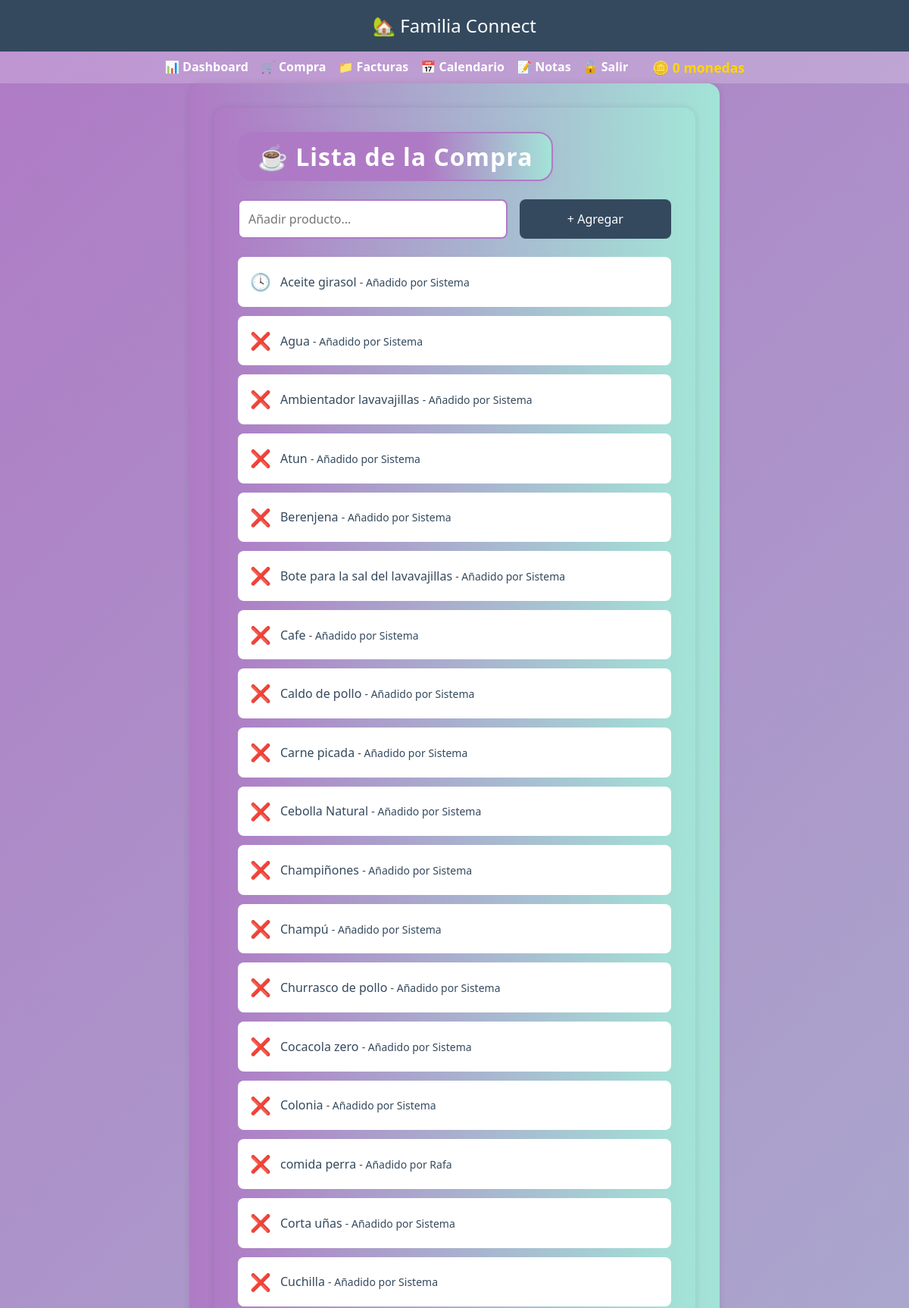
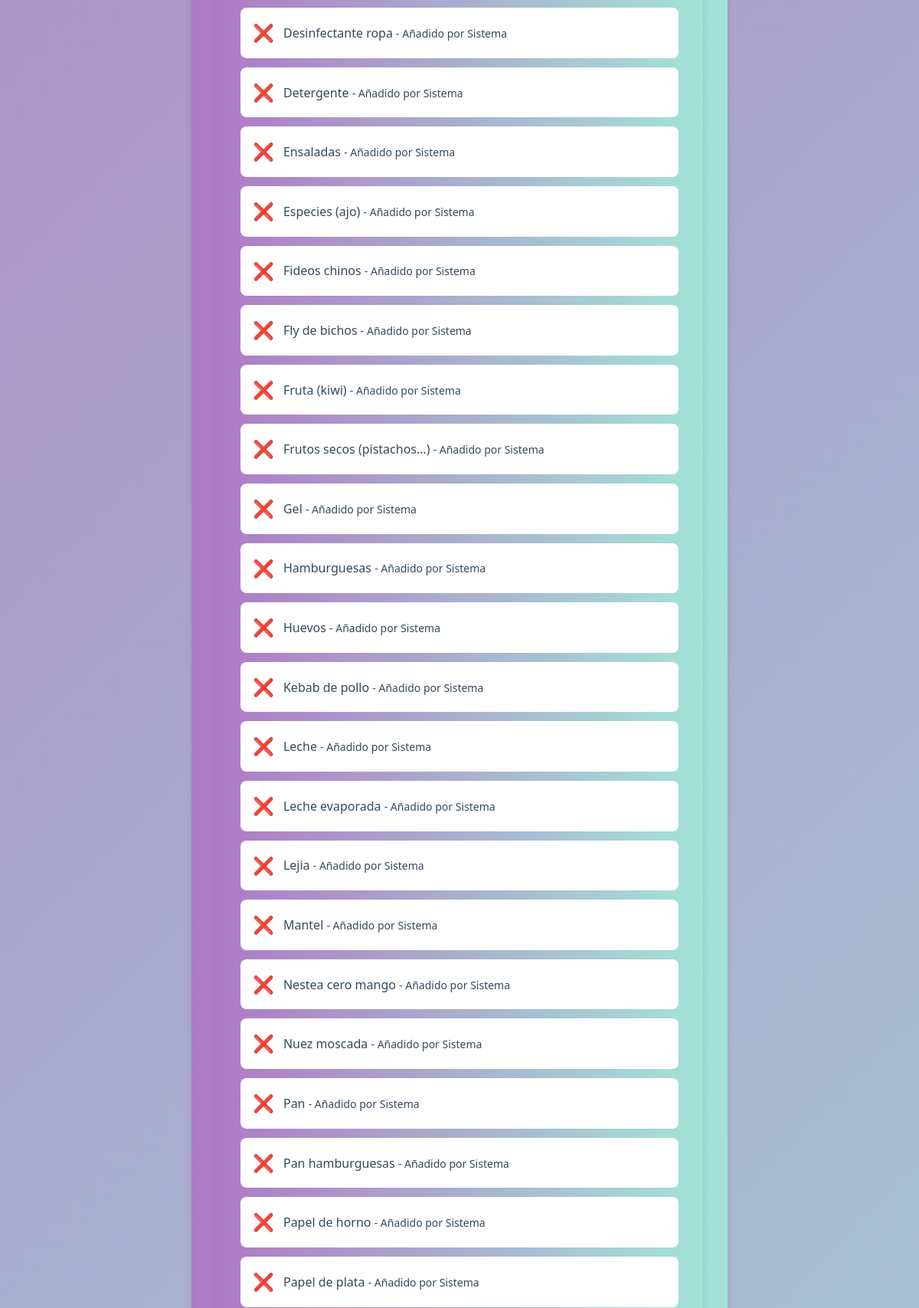
/lista-compra (signed in, upper part), run on the app's committed database (2 pictures, top to bottom).
### models.py (models this page shows, shortened)
class ShoppingItem(db.Model):
    id = db.Column(db.Integer, primary_key=True)
    name = db.Column(db.String(255), nullable=False)
    added_by = db.Column(db.String(100))
    status = db.Column(db.String(20), default='faltante')  # 'faltante', 'pronto', 'comprado'
    timestamp = db.Column(db.DateTime, default=datetime.utcnow)

### app.py (the view)
@app.route("/lista-compra", methods=['GET', 'POST'])
@login_required
def lista_compra():
    if request.method == 'POST':
        item_name = request.form.get('item')
        if item_name:
            nuevo_item = ShoppingItem(name=item_name, added_by=current_user.username)
            db.session.add(nuevo_item)
            db.session.commit()
    items = ShoppingItem.query.all()
    status_order = {'pronto': 0, 'faltante': 1, 'comprado': 2}
    items.sort(key=lambda item: (status_order.get(item.status, 3), item.name.lower()))
    return render_template("lista_compra.html", items=items, user=current_user)

### app.py (called while the page is built)
@login_manager.user_loader
def load_user(user_id):
    return User.query.get(int(user_id))

@app.context_processor
def inject_monedas_usuario():
    if current_user.is_authenticated:
        return dict(monedas_usuario=current_user.coins or 0)
    return dict(monedas_usuario=0)

### templates/lista_compra.html (shortened to what this page needs)
{% extends "base.html" %}
{% block content %}
<div class="container">
  <h2 class="titulo">☕ Lista de la Compra</h2>
  <form action="{{ url_for('add_item') }}" method="POST" class="formulario">
    <input type="text" name="name" placeholder="Añadir producto..." required>
    <button type="submit">+ Agregar</button>
  </form>
  <ul class="lista">
    {% for item in items %}
    <li class="item">
      <span id="estado-{{ item.id }}" class="estado estado-{{ item.status }}" onclick='toggleEstado({{ item.id }})'>
        {% if item.status == 'comprado' %}✅
        {% elif item.status == 'pronto' %}🕓
        {% else %}❌
        {% endif %}
      </span>
      <div class="item-text">
        {{ item.name }} <small>- Añadido por {{ item.added_by }}</small>
      </div>
    </li>
    {% endfor %}
  </ul>
</div>
{% endblock %}

### templates/base.html (style rules this page uses)
* { box-sizing: border-box; }
body { font-family: 'Segoe UI', sans-serif; margin: 0; padding: 0; background: linear-gradient(135deg, #af7ac5, #a3e4d7); color: #34495e; font-size: 16px; }
.container { max-width: 100%; padding: 1rem; margin: 0 auto; }
h2, .titulo { background: linear-gradient(90deg, #af7ac5 60%, #a3e4d7 100%); color: white !important; padding: 0.7rem 1.5rem; border-radius: 1.2rem; box-shadow: 0 2px 12px rgba(175,122,197,0.10); margin-bottom: 1.5rem; font-size: 2rem; text-align: center; letter-spacing: 1px; font-weight: 700; border: 2px solid #af7ac5; display: inline-block; }
@media (min-width: 768px) { .container { max-width: 800px; padding: 2rem; } }
@media (min-width: 768px) { h2 { font-size: 2rem; } }

### templates/lista_compra.html (style rules this page uses)
body { margin: 0; padding: 0; box-sizing: border-box; }
.container { background: linear-gradient(to right, #af7ac5, #a3e4d7); padding: 2rem; border-radius: 1rem; color: #34495e; font-family: 'Segoe UI', sans-serif; max-width: 700px; margin: auto; box-shadow: 0 0 10px rgba(0,0,0,0.1); }
.titulo { text-align: center; font-size: 2rem; margin-bottom: 1.5rem; }
.formulario { display: flex; flex-wrap: wrap; gap: 1rem; margin-bottom: 1.5rem; }
.formulario input { flex: 1 1 auto; min-width: 60%; padding: 0.75rem; font-size: 1rem; border: 2px solid #af7ac5; border-radius: 0.5rem; }
.formulario button { flex: 1 1 auto; min-width: 35%; background: #34495e; color: white; font-size: 1rem; border: none; padding: 0.75rem; border-radius: 0.5rem; cursor: pointer; }
.lista { list-style: none; padding: 0; margin: 0; }
.item { background: white; padding: 1rem; margin-bottom: 0.75rem; border-radius: 0.5rem; display: flex; align-items: center; gap: 0.75rem; transition: background 0.3s; }
.estado { cursor: pointer; font-size: 1.4rem; transition: transform 0.2s; }
.estado-pronto { color: orange; }
.estado-faltante { color: red; }
.item-text { flex: 1; font-size: 1rem; word-break: break-word; }

### data on the page
ShoppingItem: name "Aceite girasol", added_by "Sistema"
ShoppingItem: name "Agua", added_by "Sistema"
ShoppingItem: name "Ambientador lavavajillas", added_by "Sistema"
ShoppingItem: name "Atun", added_by "Sistema"
ShoppingItem: name "Berenjena", added_by "Sistema"
ShoppingItem: name "Bote para la sal del lavavajillas", added_by "Sistema"
ShoppingItem: name "Cafe", added_by "Sistema"
ShoppingItem: name "Caldo de pollo", added_by "Sistema"
ShoppingItem: name "Carne picada", added_by "Sistema"
ShoppingItem: name "Cebolla Natural", added_by "Sistema"
ShoppingItem: name "Champiñones", added_by "Sistema"
ShoppingItem: name "Champú", added_by "Sistema"
ShoppingItem: name "Churrasco de pollo", added_by "Sistema"
ShoppingItem: name "Cocacola zero", added_by "Sistema"
ShoppingItem: name "Colonia", added_by "Sistema"
ShoppingItem: name "comida perra", added_by "Rafa"
ShoppingItem: name "Corta uñas", added_by "Sistema"
ShoppingItem: name "Cuchilla", added_by "Sistema"
ShoppingItem: name "Desinfectante ropa", added_by "Sistema"
ShoppingItem: name "Detergente", added_by "Sistema"
ShoppingItem: name "Ensaladas", added_by "Sistema"
ShoppingItem: name "Especies (ajo)", added_by "Sistema"
ShoppingItem: name "Fideos chinos", added_by "Sistema"
ShoppingItem: name "Fly de bichos", added_by "Sistema"
ShoppingItem: name "Fruta (kiwi)", added_by "Sistema"
ShoppingItem: name "Frutos secos (pistachos…)", added_by "Sistema"
ShoppingItem: name "Gel", added_by "Sistema"
ShoppingItem: name "Hamburguesas", added_by "Sistema"
ShoppingItem: name "Huevos", added_by "Sistema"
ShoppingItem: name "Kebab de pollo", added_by "Sistema"
ShoppingItem: name "Leche", added_by "Sistema"
ShoppingItem: name "Leche evaporada", added_by "Sistema"
ShoppingItem: name "Lejia", added_by "Sistema"
ShoppingItem: name "Mantel", added_by "Sistema"
ShoppingItem: name "Nestea cero mango", added_by "Sistema"
ShoppingItem: name "Nuez moscada", added_by "Sistema"
ShoppingItem: name "Pan", added_by "Sistema"
ShoppingItem: name "Pan hamburguesas", added_by "Sistema"
ShoppingItem: name "Papel de horno", added_by "Sistema"
ShoppingItem: name "Papel de plata", added_by "Sistema"

### other printed values
{{ monedas_usuario }} "0"
